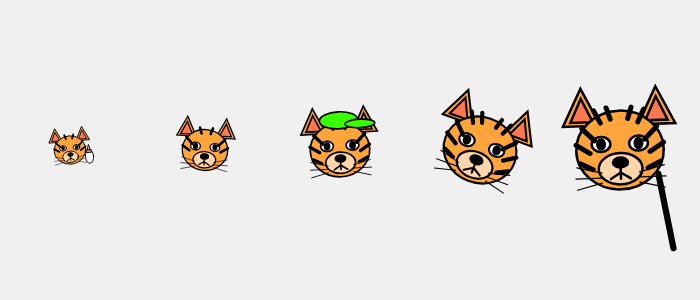
Frame 1 (no input)
Frame 60 (no input): identical to frame 1, image omitted
Frame 120 (the mouse pressed at the canvas centre since frame 60): identical to frame 1, image omitted

The p5.js sketch that drew this single still picture (run headless with seeded random() and noise() and a simulated clock; from frame 60 on, the mouse is pressed at the canvas centre):

// p5.js sketch
// ── sketch.js

function setup() {
  createCanvas(700, 300);
  angleMode(DEGREES);
}

function draw() {
  background(240);

  // ==========================================
  // tigre recien nacido
  // ==========================================

push();

translate(70, 150);
scale(0.45);
rotate(-5);

dibujarTigre(18, 3, 70);

// biberon
stroke(0);
strokeWeight(2);
fill(255);
ellipse(42, 18, 18, 30);

// tapa
fill(180);
rect(37, 3, 10, 6);

// chupón
fill(255, 200, 150);
triangle(39, 3, 45, 3, 42, -8);

pop();


  // ==========================================
  // tigre bebe 
  // ==========================================

  push();

  translate(205, 150);
  scale(0.65);
  rotate(4);

  dibujarTigre(25, 4, 70);

  pop();


  // ==========================================
  // tigre joven 
  // ==========================================

  push();

  translate(340, 150);
  scale(0.85);
  rotate(-3);

  dibujarTigre(30, 6, 70);

  // gorra
fill(55,555,0);
stroke(0);
strokeWeight(2);

ellipse(0, -35, 45, 20);
ellipse(25, -30, 35, 10);



  pop();


  // ==========================================
  // tigre adolecente 
  // ==========================================

  push();

  translate(480, 150);
  scale(1.05);
  rotate(20);
 
  dibujarTigre(34, 8, 70);


  pop();


  // ==========================================
  // tigre adulto
  // ==========================================

  push();

  translate(620, 150);
  scale(1.25);
  rotate(-2);

  dibujarTigre(38, 10, 70);

  // baston
  stroke(0);
strokeWeight(5);
line(30, 20, 40, 80);


pop();
  


  
  pop();
}

function dibujarTigre(tamanoOrejas, cantidadRayas, tamanoCabeza) {

  // ==========================================
  // orejas 
  // ==========================================

  fill(255, 165, 60);
  stroke(0);
  strokeWeight(2);

  // Oreja izquierda
  triangle(
    -45, -20,
    -30, -50,
    -15, -20
  );

  // Oreja derecha
  triangle(
    15, -20,
    30, -50,
    45, -20
  );


  // ==========================================
  // interior de  las orejas del tigres
  // ==========================================

  fill(333, 120, 80);

  triangle(
    -39, -23,
    -30, -42,
    -21, -23
  );

  triangle(
    21, -23,
    30, -42,
    39, -23
  );


  // ==========================================
  // cabeza
  // ==========================================

  fill(255, 165, 60);
  stroke(0);

  ellipse(
    0,
    0,
    tamanoCabeza,
    tamanoCabeza * 0.9
  );


  // ==========================================
  // ojos 
  // ==========================================

  fill(255);

  // ojo izquierdo
  ellipse(-15, -5, 15, 12);

  // ojo derecho
  ellipse(15, -5, 15, 12);

  // pupilas
  fill(0);

  ellipse(-15, -5, 6, 8);
  ellipse(15, -5, 6, 8);


  // ==========================================
  // hocico
  // ==========================================

  fill(255, 215, 170);

  ellipse(0, 15, 35, 25);


  // ==========================================
  // nariz 
  
  // ==========================================

  fill(3);

  ellipse(0, 10, 12, 8);


  // ==========================================
  // boca
  // ==========================================

  stroke(0);
  strokeWeight(2);

  line(0, 14, 0, 23);

  line(-8, 23, 0, 18);
  line(0, 18, 8, 23);


  // ==========================================
  // bigotes
  // ==========================================

  strokeWeight(1);

  line(-15, 18, -35, 13);
  line(-15, 22, -36, 22);
  line(-15, 26, -35, 31);

  line(15, 18, 35, 13);
  line(15, 22, 36, 22);
  line(15, 26, 35, 31);



  // ==========================================
  // rayas del tigre 
  // ==========================================

  stroke(0);
  strokeWeight(4);


  // primeras rayas
  if (cantidadRayas >= 2) {

    line(-30, -18, -20, -8);
    line(30, -18, 20, -8);

  }


  // segundas rayas
  if (cantidadRayas >= 0) {

    line(-35, -5, -24, 2);
    line(35, -5, 24, 2);

  }


  // terceras rayas
  if (cantidadRayas >= 6) {

    line(-32, 10, -22, 15);
    line(32, 10, 22, 15);

  }


  // cuartas rayas
  if (cantidadRayas >= 8) {

    line(-20, -32, -15, -22);
    line(20, -32, 15, -22);

  }


  // quintas rayas
  if (cantidadRayas >= 1) {

    line(-10, -34, -7, -25);
    line(10, -34, 7, -25);


    

  }
}
